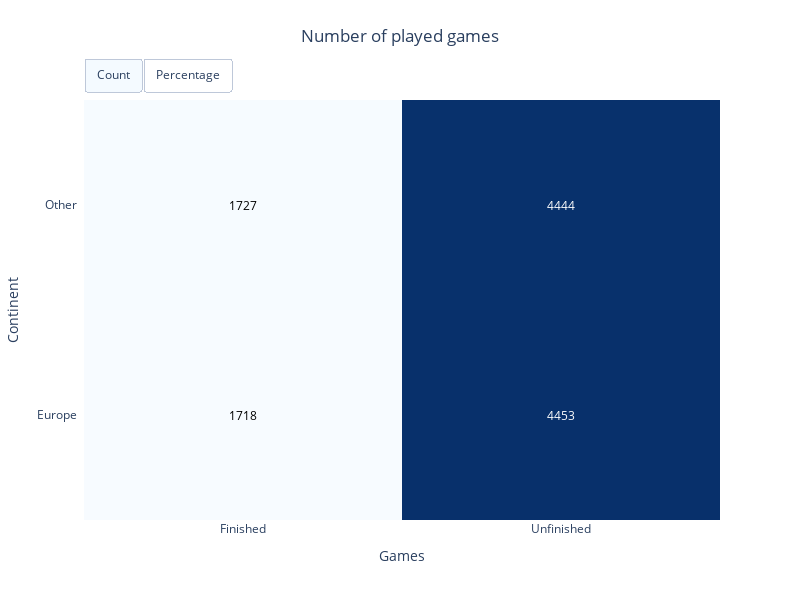

Here is the notebook cell this chart was saved with:
### Markdown cell above
## Plot 5

### Code cell
fig_name = "paths_count_observe"
fig_title = "{} of played games"
fig_ylabel = "Continent"
fig_xlabel = "Games"


count = pd.crosstab(df_analysis_balanced["treatment"], df_analysis_balanced["isFinished"]).sort_index(ascending=False)
percentage = pd.crosstab(df_analysis_balanced["treatment"], df_analysis_balanced["isFinished"], normalize="columns").sort_index(ascending=False)
percentage = np.char.mod("%0.2f", percentage.values * 100)
percentage = np.core.defchararray.add(percentage, np.full(percentage.shape, " %", dtype='2U'))

fig = ff.create_annotated_heatmap(
    count.values,
    annotation_text=count.values,
    colorscale="Blues",
    x=["Finished", "Unfinished"],
    y=[TREATMENT_LABEL, CONTROL_LABEL]
)

count_annotations = fig.to_dict()["layout"]["annotations"]
percentage_annotations = []
for count_annot, percentage_annot in zip(count_annotations, percentage.flatten()):
    tmp_annot = copy.deepcopy(count_annot)
    tmp_annot["text"] = percentage_annot
    percentage_annotations.append(copy.deepcopy(tmp_annot))

buttons = [
    dict(label="Count", method="update", args=[{}, {"annotations": count_annotations, "title": fig_title.format("Number")}]),
    dict(label="Percentage", method="update", args=[{}, {"annotations": percentage_annotations, "title": fig_title.format("Percentage")}]),
]

fig.update_layout(
    title=fig_title.format("Number"),
    title_x=0.5,
    title_y=.95,
    yaxis_title=fig_ylabel,
    xaxis_title=fig_xlabel,
    xaxis_side="bottom",
    width=FIGURE_WIDTH,
    height=FIGURE_HEIGHT,
    updatemenus=[dict(type="buttons", showactive=True, buttons=buttons, x=0, xanchor="left", y=1.1, yanchor="top", direction="right")],
    margin=dict(t=100)
)

fig.write_html(os.path.join(PLOTS_PATH_HTML, f"{fig_name}_map.html"))
fig.write_image(os.path.join(PLOTS_PATH_PX, f"{fig_name}_map.pdf"))
fig.show()

### Figure 1 — Plotly figure (JSON) as saved in the notebook; plotly's stock layout.template omitted (floating-point values rounded to 4 significant figures)
{"data": [{"colorscale": [[0, "rgb(247,251,255)"], [0.125, "rgb(222,235,247)"], [0.25, "rgb(198,219,239)"], [0.375, "rgb(158,202,225)"], [0.5, "rgb(107,174,214)"], [0.625, "rgb(66,146,198)"], [0.75, "rgb(33,113,181)"], [0.875, "rgb(8,81,156)"], [1, "rgb(8,48,107)"]], "reversescale": false, "showscale": false, "type": "heatmap", "x": ["Finished", "Unfinished"], "y": ["Europe", "Other"], "z": [[1718, 4453], [1727, 4444]]}], "layout": {"annotations": [{"font": {"color": "#000000"}, "showarrow": false, "text": "1718", "x": "Finished", "xref": "x", "y": "Europe", "yref": "y"}, {"font": {"color": "#FFFFFF"}, "showarrow": false, "text": "4453", "x": "Unfinished", "xref": "x", "y": "Europe", "yref": "y"}, {"font": {"color": "#000000"}, "showarrow": false, "text": "1727", "x": "Finished", "xref": "x", "y": "Other", "yref": "y"}, {"font": {"color": "#FFFFFF"}, "showarrow": false, "text": "4444", "x": "Unfinished", "xref": "x", "y": "Other", "yref": "y"}], "height": 600, "margin": {"t": 100}, "title": {"text": "Number of played games", "x": 0.5, "y": 0.95}, "updatemenus": [{"buttons": [{"args": [{}, {"annotations": [{"font": {"color": "#000000"}, "showarrow": false, "text": "1718", "x": "Finished", "xref": "x", "y": "Europe", "yref": "y"}, {"font": {"color": "#FFFFFF"}, "showarrow": false, "text": "4453", "x": "Unfinished", "xref": "x", "y": "Europe", "yref": "y"}, {"font": {"color": "#000000"}, "showarrow": false, "text": "1727", "x": "Finished", "xref": "x", "y": "Other", "yref": "y"}, {"font": {"color": "#FFFFFF"}, "showarrow": false, "text": "4444", "x": "Unfinished", "xref": "x", "y": "Other", "yref": "y"}], "title": "Number of played games"}], "label": "Count", "method": "update"}, {"args": [{}, {"annotations": [{"font": {"color": "#000000"}, "showarrow": false, "text": "49.87 %", "x": "Finished", "xref": "x", "y": "Europe", "yref": "y"}, {"font": {"color": "#FFFFFF"}, "showarrow": false, "text": "50.05 %", "x": "Unfinished", "xref": "x", "y": "Europe", "yref": "y"}, {"font": {"color": "#000000"}, "showarrow": false, "text": "50.13 %", "x": "Finished", "xref": "x", "y": "Other", "yref": "y"}, {"font": {"color": "#FFFFFF"}, "showarrow": false, "text": "49.95 %", "x": "Unfinished", "xref": "x", "y": "Other", "yref": "y"}], "title": "Percentage of played games"}], "label": "Percentage", "method": "update"}], "direction": "right", "showactive": true, "type": "buttons", "x": 0, "xanchor": "left", "y": 1.1, "yanchor": "top"}], "width": 800, "xaxis": {"dtick": 1, "gridcolor": "rgb(0, 0, 0)", "side": "bottom", "ticks": "", "title": {"text": "Games"}}, "yaxis": {"dtick": 1, "ticks": "", "ticksuffix": "  ", "title": {"text": "Continent"}}}}
